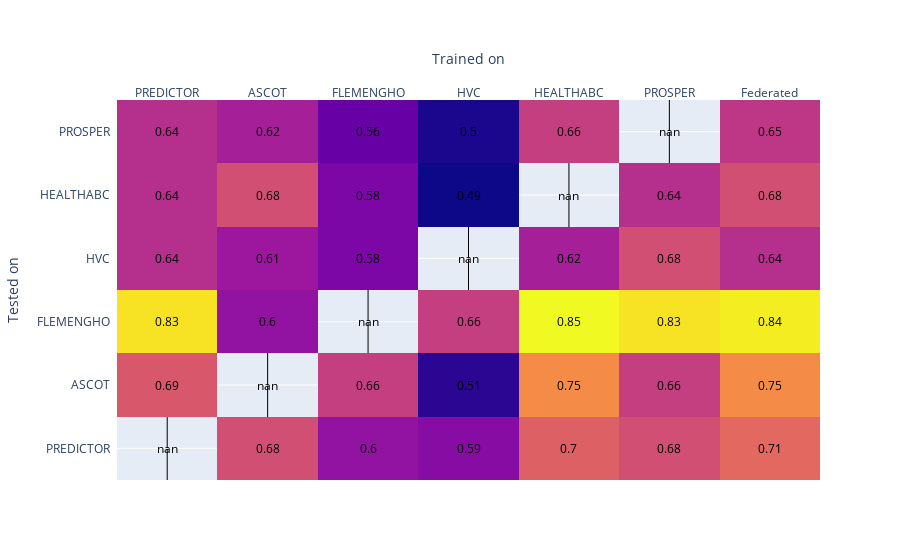

The cell this chart's notebook holds for it:
### Code cell
plot_lm_lco_comparison('coxnet', 'lm', 'lco')

### Figure 1 — Plotly figure (JSON) as saved in the notebook; plotly's stock layout.template omitted (floating-point values rounded to 4 significant figures)
{"data": [{"colorscale": [[0.0, "#0d0887"], [0.1111, "#46039f"], [0.2222, "#7201a8"], [0.3333, "#9c179e"], [0.4444, "#bd3786"], [0.5556, "#d8576b"], [0.6667, "#ed7953"], [0.7778, "#fb9f3a"], [0.8889, "#fdca26"], [1.0, "#f0f921"]], "reversescale": false, "showscale": false, "type": "heatmap", "x": ["PREDICTOR", "ASCOT", "FLEMENGHO", "HVC", "HEALTHABC", "PROSPER", "Federated"], "y": ["PREDICTOR", "ASCOT", "FLEMENGHO", "HVC", "HEALTHABC", "PROSPER"], "z": [[null, 0.68, 0.6, 0.59, 0.7, 0.68, 0.71], [0.69, null, 0.66, 0.51, 0.75, 0.66, 0.75], [0.83, 0.6, null, 0.66, 0.85, 0.83, 0.84], [0.64, 0.61, 0.58, null, 0.62, 0.68, 0.64], [0.64, 0.68, 0.58, 0.49, null, 0.64, 0.68], [0.64, 0.62, 0.56, 0.5, 0.66, null, 0.65]]}], "layout": {"annotations": [{"font": {"color": "#000000"}, "showarrow": false, "text": "nan", "x": "PREDICTOR", "xref": "x", "y": "PREDICTOR", "yref": "y"}, {"font": {"color": "#000000"}, "showarrow": false, "text": "0.68", "x": "ASCOT", "xref": "x", "y": "PREDICTOR", "yref": "y"}, {"font": {"color": "#000000"}, "showarrow": false, "text": "0.6", "x": "FLEMENGHO", "xref": "x", "y": "PREDICTOR", "yref": "y"}, {"font": {"color": "#000000"}, "showarrow": false, "text": "0.59", "x": "HVC", "xref": "x", "y": "PREDICTOR", "yref": "y"}, {"font": {"color": "#000000"}, "showarrow": false, "text": "0.7", "x": "HEALTHABC", "xref": "x", "y": "PREDICTOR", "yref": "y"}, {"font": {"color": "#000000"}, "showarrow": false, "text": "0.68", "x": "PROSPER", "xref": "x", "y": "PREDICTOR", "yref": "y"}, {"font": {"color": "#000000"}, "showarrow": false, "text": "0.71", "x": "Federated", "xref": "x", "y": "PREDICTOR", "yref": "y"}, {"font": {"color": "#000000"}, "showarrow": false, "text": "0.69", "x": "PREDICTOR", "xref": "x", "y": "ASCOT", "yref": "y"}, {"font": {"color": "#000000"}, "showarrow": false, "text": "nan", "x": "ASCOT", "xref": "x", "y": "ASCOT", "yref": "y"}, {"font": {"color": "#000000"}, "showarrow": false, "text": "0.66", "x": "FLEMENGHO", "xref": "x", "y": "ASCOT", "yref": "y"}, {"font": {"color": "#000000"}, "showarrow": false, "text": "0.51", "x": "HVC", "xref": "x", "y": "ASCOT", "yref": "y"}, {"font": {"color": "#000000"}, "showarrow": false, "text": "0.75", "x": "HEALTHABC", "xref": "x", "y": "ASCOT", "yref": "y"}, {"font": {"color": "#000000"}, "showarrow": false, "text": "0.66", "x": "PROSPER", "xref": "x", "y": "ASCOT", "yref": "y"}, {"font": {"color": "#000000"}, "showarrow": false, "text": "0.75", "x": "Federated", "xref": "x", "y": "ASCOT", "yref": "y"}, {"font": {"color": "#000000"}, "showarrow": false, "text": "0.83", "x": "PREDICTOR", "xref": "x", "y": "FLEMENGHO", "yref": "y"}, {"font": {"color": "#000000"}, "showarrow": false, "text": "0.6", "x": "ASCOT", "xref": "x", "y": "FLEMENGHO", "yref": "y"}, {"font": {"color": "#000000"}, "showarrow": false, "text": "nan", "x": "FLEMENGHO", "xref": "x", "y": "FLEMENGHO", "yref": "y"}, {"font": {"color": "#000000"}, "showarrow": false, "text": "0.66", "x": "HVC", "xref": "x", "y": "FLEMENGHO", "yref": "y"}, {"font": {"color": "#000000"}, "showarrow": false, "text": "0.85", "x": "HEALTHABC", "xref": "x", "y": "FLEMENGHO", "yref": "y"}, {"font": {"color": "#000000"}, "showarrow": false, "text": "0.83", "x": "PROSPER", "xref": "x", "y": "FLEMENGHO", "yref": "y"}, {"font": {"color": "#000000"}, "showarrow": false, "text": "0.84", "x": "Federated", "xref": "x", "y": "FLEMENGHO", "yref": "y"}, {"font": {"color": "#000000"}, "showarrow": false, "text": "0.64", "x": "PREDICTOR", "xref": "x", "y": "HVC", "yref": "y"}, {"font": {"color": "#000000"}, "showarrow": false, "text": "0.61", "x": "ASCOT", "xref": "x", "y": "HVC", "yref": "y"}, {"font": {"color": "#000000"}, "showarrow": false, "text": "0.58", "x": "FLEMENGHO", "xref": "x", "y": "HVC", "yref": "y"}, {"font": {"color": "#000000"}, "showarrow": false, "text": "nan", "x": "HVC", "xref": "x", "y": "HVC", "yref": "y"}, {"font": {"color": "#000000"}, "showarrow": false, "text": "0.62", "x": "HEALTHABC", "xref": "x", "y": "HVC", "yref": "y"}, {"font": {"color": "#000000"}, "showarrow": false, "text": "0.68", "x": "PROSPER", "xref": "x", "y": "HVC", "yref": "y"}, {"font": {"color": "#000000"}, "showarrow": false, "text": "0.64", "x": "Federated", "xref": "x", "y": "HVC", "yref": "y"}, {"font": {"color": "#000000"}, "showarrow": false, "text": "0.64", "x": "PREDICTOR", "xref": "x", "y": "HEALTHABC", "yref": "y"}, {"font": {"color": "#000000"}, "showarrow": false, "text": "0.68", "x": "ASCOT", "xref": "x", "y": "HEALTHABC", "yref": "y"}, {"font": {"color": "#000000"}, "showarrow": false, "text": "0.58", "x": "FLEMENGHO", "xref": "x", "y": "HEALTHABC", "yref": "y"}, {"font": {"color": "#000000"}, "showarrow": false, "text": "0.49", "x": "HVC", "xref": "x", "y": "HEALTHABC", "yref": "y"}, {"font": {"color": "#000000"}, "showarrow": false, "text": "nan", "x": "HEALTHABC", "xref": "x", "y": "HEALTHABC", "yref": "y"}, {"font": {"color": "#000000"}, "showarrow": false, "text": "0.64", "x": "PROSPER", "xref": "x", "y": "HEALTHABC", "yref": "y"}, {"font": {"color": "#000000"}, "showarrow": false, "text": "0.68", "x": "Federated", "xref": "x", "y": "HEALTHABC", "yref": "y"}, {"font": {"color": "#000000"}, "showarrow": false, "text": "0.64", "x": "PREDICTOR", "xref": "x", "y": "PROSPER", "yref": "y"}, {"font": {"color": "#000000"}, "showarrow": false, "text": "0.62", "x": "ASCOT", "xref": "x", "y": "PROSPER", "yref": "y"}, {"font": {"color": "#000000"}, "showarrow": false, "text": "0.56", "x": "FLEMENGHO", "xref": "x", "y": "PROSPER", "yref": "y"}, {"font": {"color": "#000000"}, "showarrow": false, "text": "0.5", "x": "HVC", "xref": "x", "y": "PROSPER", "yref": "y"}, {"font": {"color": "#000000"}, "showarrow": false, "text": "0.66", "x": "HEALTHABC", "xref": "x", "y": "PROSPER", "yref": "y"}, {"font": {"color": "#000000"}, "showarrow": false, "text": "nan", "x": "PROSPER", "xref": "x", "y": "PROSPER", "yref": "y"}, {"font": {"color": "#000000"}, "showarrow": false, "text": "0.65", "x": "Federated", "xref": "x", "y": "PROSPER", "yref": "y"}], "xaxis": {"dtick": 1, "gridcolor": "rgb(0, 0, 0)", "side": "top", "ticks": "", "title": {"text": "Trained on"}}, "yaxis": {"dtick": 1, "ticks": "", "ticksuffix": "  ", "title": {"text": "Tested on"}}}}
